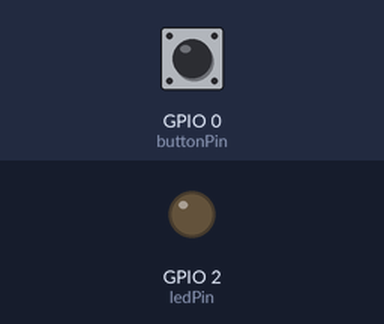
The sketch below on a simulated ESP8266 (NodeMCU). Parts: output pins drawn as LEDs (lit = HIGH). Dashed ring = blinking. The test bench sets the inputs (shaded band); at power-on: GPIO 0 (buttonPin) HIGH. WiFi joins after 1.5 s; servers stay silent unless stated; no MQTT or app messages arrive unless stated; what the sketch prints to the serial monitor is not drawn.

Above: at 2.7 s.
2.8 s: GPIO 0 (buttonPin) pulled LOW for 1 s
At 4.6 s:
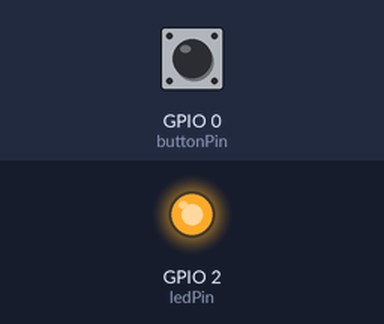
5.8 s: GPIO 0 (buttonPin) pulled LOW for 3.2 s
At 7.83 s:
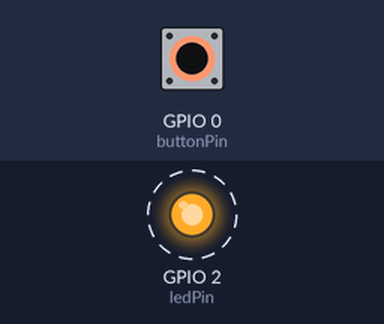
Timing chart, 0 to 10.5 s (numbered marks = the images above; inputs shaded):
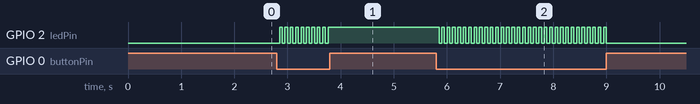

Measured:
- after the input at 2.8 s, GPIO 2 (ledPin): alternates HIGH for 0.05 s and LOW for 0.05 s, 19 changes in all, then stays HIGH, starting after 0.05 s
- after the input at 5.8 s, GPIO 2 (ledPin): alternates HIGH for 0.05 s and LOW for 0.05 s, 63 changes in all, then stays LOW, starting after 0.05 s

The sketch:

esp8266_mqtthq_pub.ino
```cpp
#include <ESP8266WiFi.h>
#include <PubSubClient.h>

// WiFi credentials
const char* ssid = "UUMWiFi_Guest";
const char* password = "";

// MQTT broker details
const char* mqtt_server = "public.mqtthq.com";
const int mqtt_port = 1883;
const char* mqtt_topic = "uum-esp8266/101/led";

// Pin definitions
const int buttonPin = 0;  // Flash button typically connected to GPIO0 INPUT
const int ledPin = 2;     // Built-in LED typically connected to GPIO2 OUTPUT

// Variables to hold the button state
int lastButtonState = HIGH;  // Assume the button is not pressed
int ledState = LOW;          // LED initially off

// Initialize WiFi and MQTT client
WiFiClient espClient;
PubSubClient client(espClient);

void setup() {
  // put your setup code here, to run once:
  // Initialize Serial monitor
  Serial.begin(115200);

  // Set the button pin as input with internal pullup resistor
  pinMode(buttonPin, INPUT_PULLUP);

  // Set the LED pin as output
  pinMode(ledPin, OUTPUT);
  digitalWrite(ledPin, ledState);  // Initialize the LED state

  // Connect to WiFi
  setup_wifi();
}

void loop() {
  // Ensure the client remains connected to the MQTT broker
  if (!client.connected()) {
    reconnect();
  }
  client.loop();
  // Read the button state user input FLASH button
  int buttonState = digitalRead(buttonPin);
  if (buttonState == LOW && lastButtonState == HIGH) {
    delay(50);  // Debounce delay
    if (digitalRead(buttonPin) == LOW) {
      ledState = !ledState;
      digitalWrite(ledPin, ledState);

      // Publish the LED state to the MQTT topic
      String stateMessage = (ledState == HIGH) ? "ON" : "OFF";
      char* message = stringToChar(stateMessage);

      client.publish(mqtt_topic, message);
      Serial.println("LED State: " + stateMessage);

      // Free the allocated memory
      delete[] message;
    }
  }
}

// Function to convert String to char*
char* stringToChar(String str) {
  // Allocate memory for the char array (+1 for the null terminator)
  char* charArray = new char[str.length() + 1];
  // Copy the contents of the String to the char array
  str.toCharArray(charArray, str.length() + 1);
  return charArray;
}

void reconnect() {
  // put your main code here, to run repeatedly:
  while (!client.connected()) {
    Serial.print("Attempting MQTT connection...");
    // Attempt to connect
    if (client.connect("ESP8266Client")) {
      Serial.println("connected");
    } else {
      Serial.print("failed, rc=");
      Serial.print(client.state());
      Serial.println(" try again in 5 seconds");
      // Wait 5 seconds before retrying
      delay(5000);
    }
  }
}

void setup_wifi() {
  // Start connecting to WiFi
  delay(10);
  Serial.println();
  Serial.print("Connecting to ");
  Serial.println(ssid);

  WiFi.begin(ssid, password);

  // Wait until connected
  while (WiFi.status() != WL_CONNECTED) {
    delay(500);
    Serial.print(".");
  }

  Serial.println("");
  Serial.println("WiFi connected");
  Serial.println("IP address: ");
  Serial.println(WiFi.localIP());
}
```
